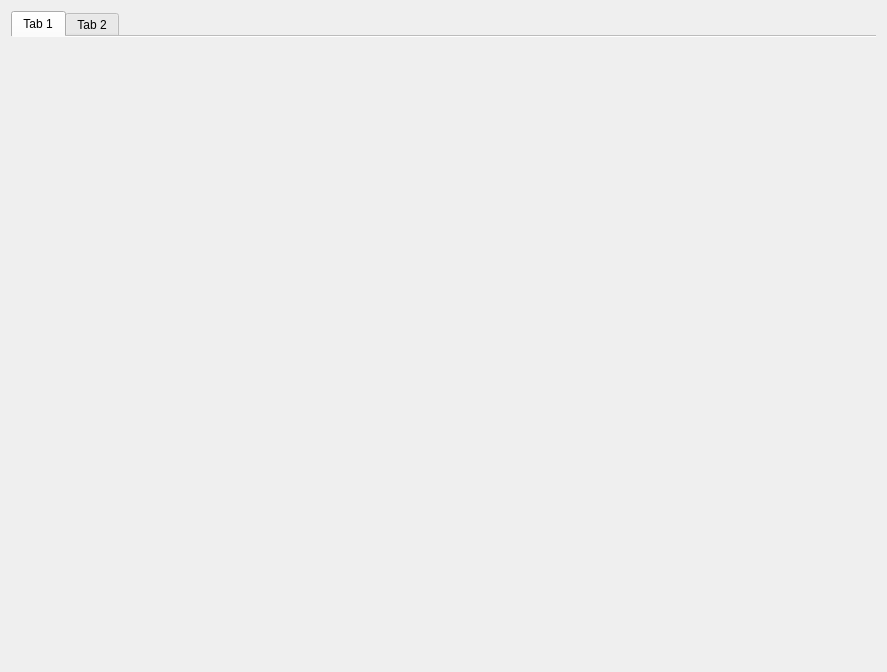
<?xml version="1.0" encoding="UTF-8"?>
<ui version="4.0">
 <class>mainWindow</class>
 <widget class="QWidget" name="mainWindow">
  <property name="geometry">
   <rect>
    <x>0</x>
    <y>0</y>
    <width>887</width>
    <height>672</height>
   </rect>
  </property>
  <property name="windowTitle">
   <string>出怪计算器</string>
  </property>
  <layout class="QHBoxLayout" name="horizontalLayout">
   <item>
    <widget class="QTabWidget" name="tabWidget">
     <property name="sizePolicy">
      <sizepolicy hsizetype="Preferred" vsizetype="Preferred">
       <horstretch>0</horstretch>
       <verstretch>0</verstretch>
      </sizepolicy>
     </property>
     <property name="currentIndex">
      <number>0</number>
     </property>
     <property name="elideMode">
      <enum>Qt::ElideNone</enum>
     </property>
     <property name="usesScrollButtons">
      <bool>true</bool>
     </property>
     <property name="documentMode">
      <bool>true</bool>
     </property>
     <property name="tabsClosable">
      <bool>false</bool>
     </property>
     <widget class="QWidget" name="tab">
      <attribute name="title">
       <string>Tab 1</string>
      </attribute>
     </widget>
     <widget class="QWidget" name="tab_2">
      <attribute name="title">
       <string>Tab 2</string>
      </attribute>
     </widget>
    </widget>
   </item>
  </layout>
 </widget>
 <resources/>
 <connections/>
</ui>
